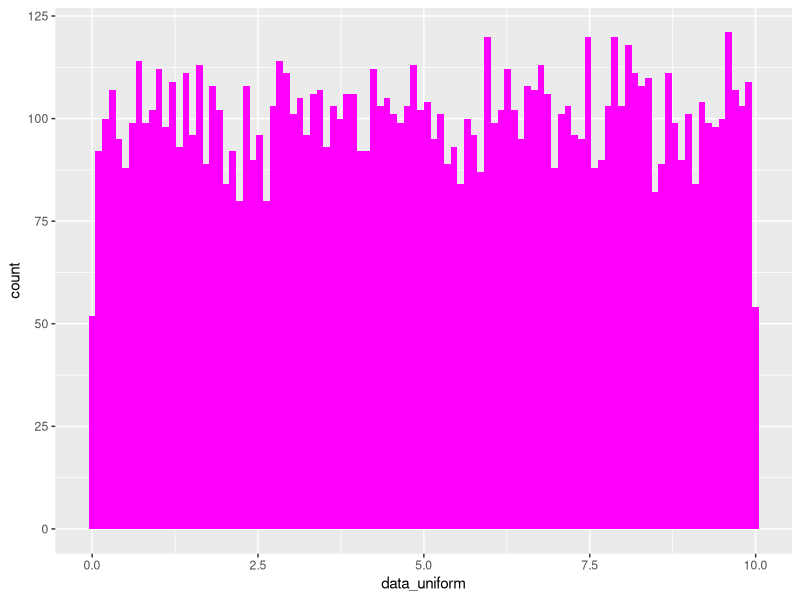
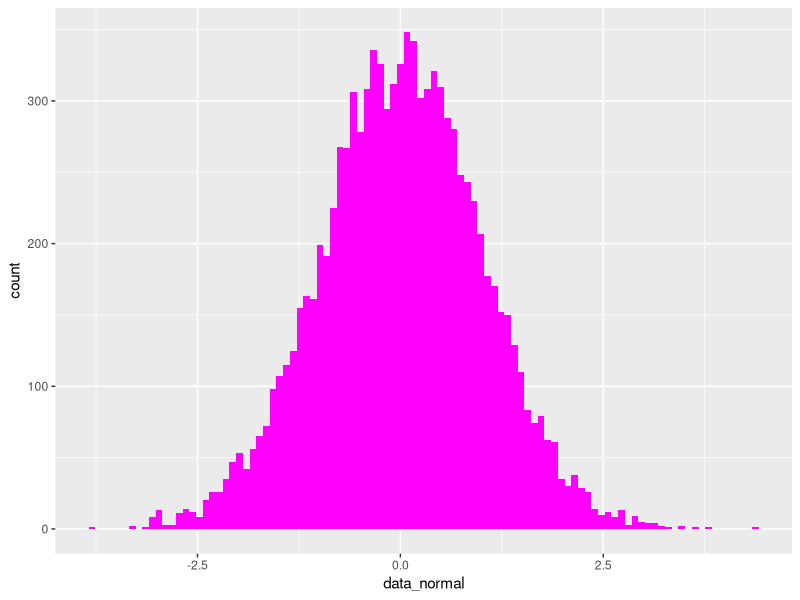
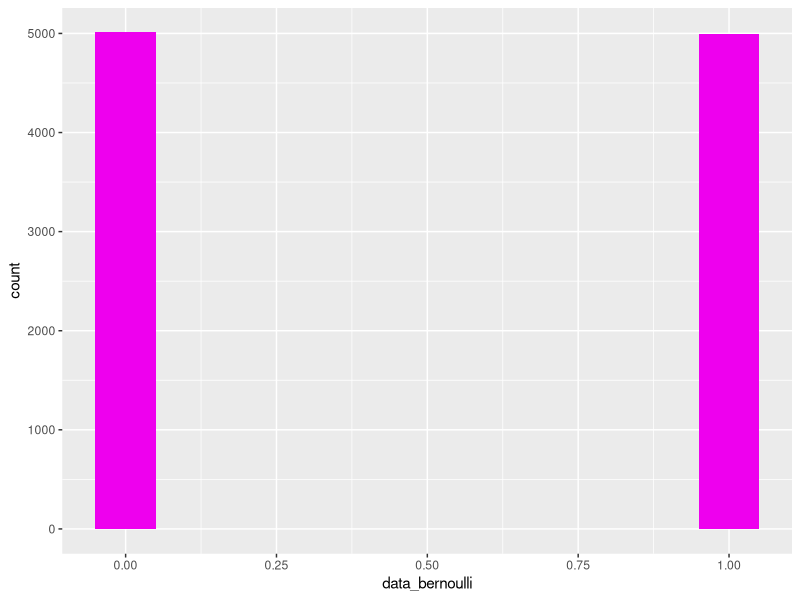
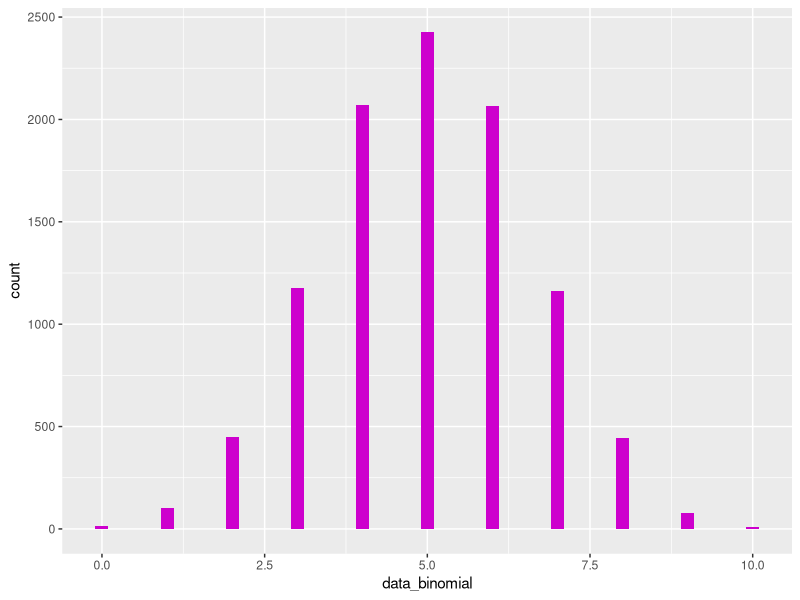
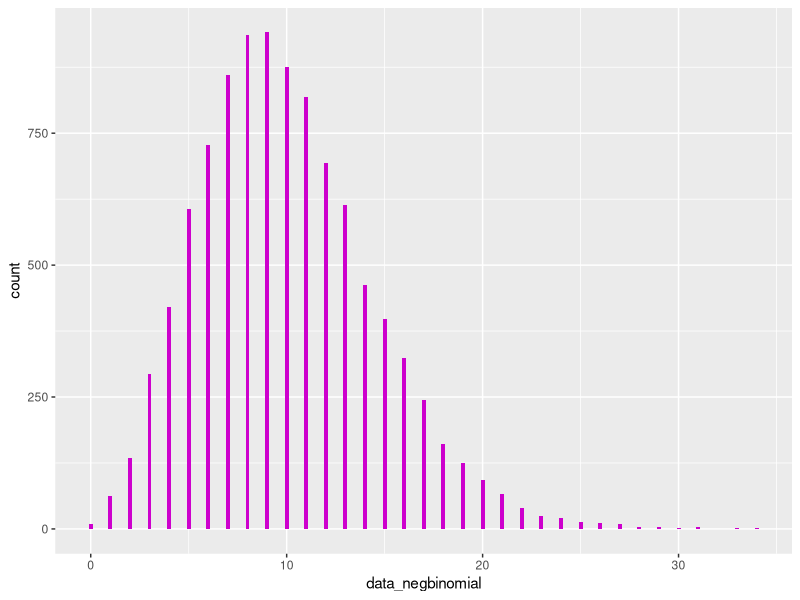
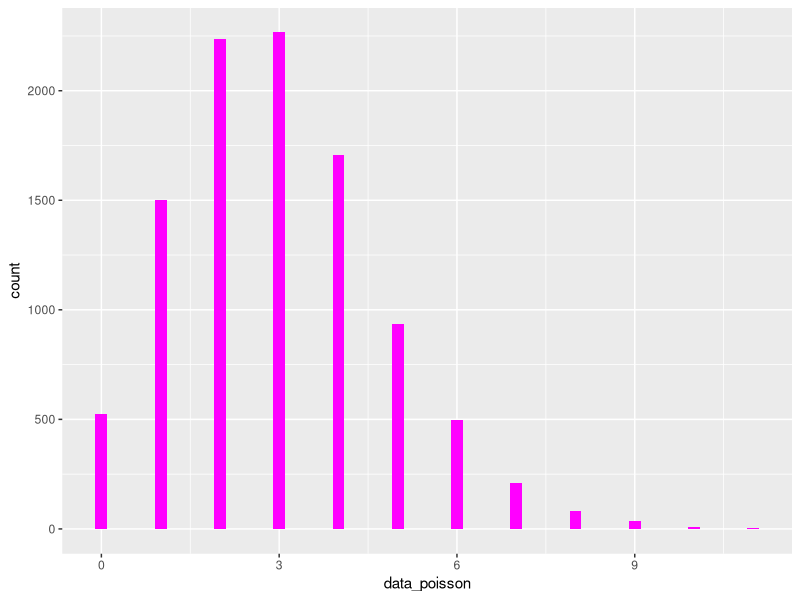
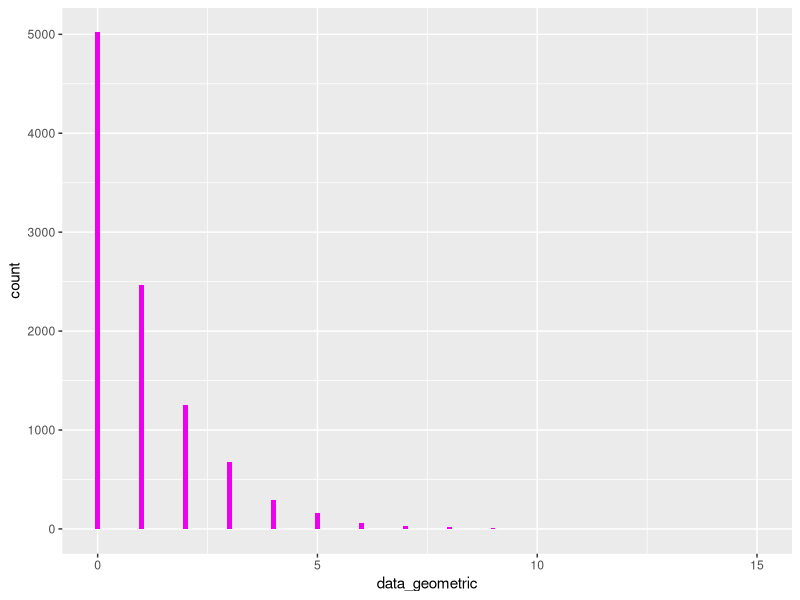
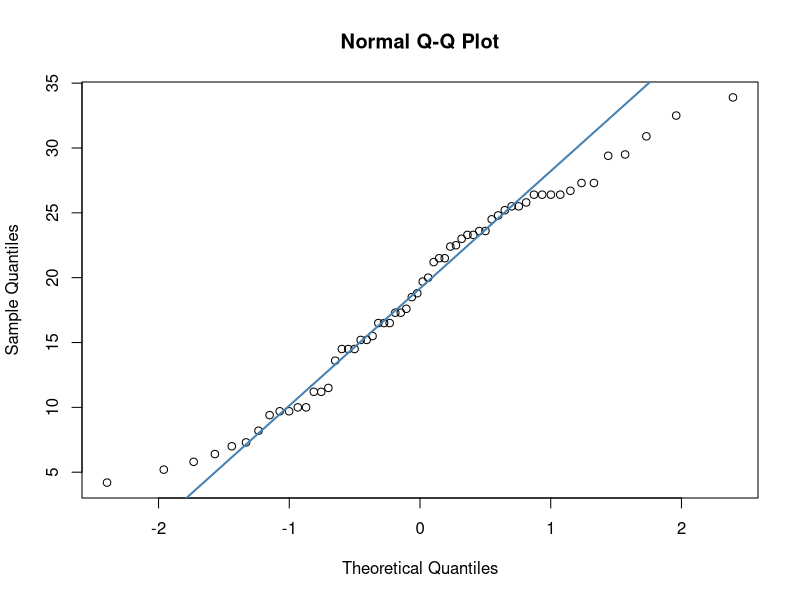

Recreate these plots in R, in order.
#load library
library(ggplot2)
#Uniform Distribution
data_uniform = runif(n=10000,min=0,max=10)
ggplot()+
aes(x=data_uniform) +geom_histogram(bins=100,fill="magenta1")

#Normal Distribution
data_normal = rnorm(10000, mean=0, sd=1)
ggplot() +
aes(x=data_normal)+
geom_histogram(bins=100,fill="magenta1")

#Bernoulli Distribution
data_bernoulli = (rbinom(p=0.5,size=1,n=10000))
ggplot()+
aes(x=data_bernoulli)+
geom_bar(fill="magenta2",width = 0.1)

#Binomial Distribution
data_binomial = rbinom(p=0.5,size=10,n=10000)
ggplot()+
  aes(x=data_binomial)+
  geom_bar(fill="magenta3",width = 0.2)

#Negative Binomial Distribution
data_negbinomial = rnbinom(p=0.5,size=10,n=10000)
ggplot()+
  aes(x=data_negbinomial)+
  geom_bar(fill="magenta3",width = 0.2)

#Poisson Distribution
data_poisson = rpois(n=10000,lambda=3)
ggplot()+
  aes(x=data_poisson)+
  geom_bar(fill="magenta1",width=.2)

#Geometric Distribution
data_geometric = (rgeom(n=10000,p=0.5))
ggplot()+
  aes(x=data_geometric)+
  geom_bar(fill="magenta2",width = 0.1)

# Store the data in the variable my_data
my_data <- ToothGrowth
my_data
#QQ Plot
qqnorm(my_data$len, pch = 1, xlab = "Theoretical Quantiles", ylab = "Sample Quantiles")
qqline(my_data$len, col = "steelblue", lwd = 2)
#. Fitting a Normal Distribution Curve

#Histogram with Normal Curve
histNC <- ggplot(my_data, aes(x=len)) +
  labs(title="Tooth Growth")+ theme(plot.title = element_text(hjust=0.5)) +
  xlab('Length')
histNC <- histNC + geom_histogram(binwidth=2, colour="black",
                                  aes(y=..density.., fill=..count..))
histNC <- histNC + scale_fill_gradient("Count", low="light blue", high="blue")
histNC <- histNC + stat_function(fun=dnorm,
                                 color="red",
                                 args=list(mean=mean(my_data$len),
                                           sd=sd(my_data$len)))
histNC


#Ho: Sample Distribution is Normal
#Ha: Sample Distribution is Not Normal
#Shapiro-Wilk Test
shapiro.test(my_data$len)
